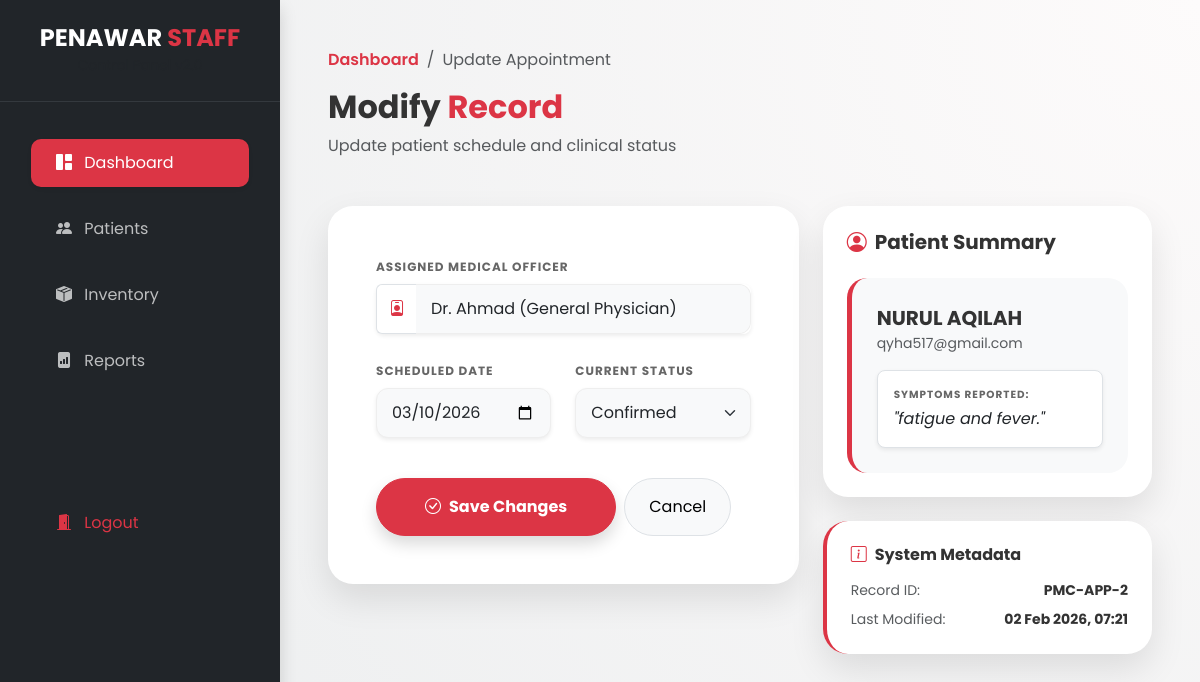
Page /clinic_system/edit_appointment.php?id=2 (signed in) on the committed database.
### tables this page shows
CREATE TABLE `appointments` (
  `id` int(11) NOT NULL,
  `patient_id` int(11) NOT NULL,
  `doctor_name` varchar(100) DEFAULT NULL,
  `appointment_date` date NOT NULL,
  `appointment_time` time NOT NULL,
  `symptoms` text DEFAULT NULL,
  `status` enum('pending','confirmed','completed','cancelled') DEFAULT 'pending',
  `clinical_notes` text DEFAULT NULL
);

CREATE TABLE `users` (
  `id` int(11) NOT NULL,
  `name` varchar(255) NOT NULL,
  `email` varchar(255) NOT NULL,
  `password` varchar(255) NOT NULL,
  `role` enum('staff','patient') DEFAULT 'patient',
  `profile_pic` varchar(255) DEFAULT NULL,
  `created_at` timestamp NOT NULL DEFAULT current_timestamp(),
  `staff_id` varchar(50) DEFAULT NULL,
  `username` varchar(100) DEFAULT NULL,
  `phone` varchar(20) DEFAULT NULL,
  `address` text DEFAULT NULL
);

### clinic_system/edit_appointment.php (the view, shortened to what this page needs)
<?php
include 'db.php';
if (isset($_GET['id'])) {
    $id = $_GET['id'];
    $stmt = $pdo->prepare("SELECT appointments.*, users.name, users.email FROM appointments JOIN users ON appointments.patient_id = users.id WHERE appointments.id = ?");
    $stmt->execute([$id]);
    $appointment = $stmt->fetch();
}
?>
<!DOCTYPE html>
<html lang="en">
<head>
    <link href="https://cdn.jsdelivr.net/npm/bootstrap@5.3.0/dist/css/bootstrap.min.css" rel="stylesheet">
    <link rel="stylesheet" href="https://cdn.jsdelivr.net/npm/bootstrap-icons@1.11.0/font/bootstrap-icons.css">
</head>
<body>
<div class="d-flex">
    <nav id="sidebar" class="d-none d-md-block shadow">
        <div class="p-4 text-center border-bottom border-secondary border-opacity-25">
            <h4 class="fw-bold mb-0">PENAWAR <span class="text-danger">STAFF</span></h4>
            <small class="text-muted">Control Panel v2.0</small>
        </div>
        <div class="p-3">
            <ul class="nav flex-column mt-3">
                <li class="nav-item mb-2">
                    <a href="staff_dashboard.php" class="nav-link active shadow-sm">
                        <i class="bi bi-grid-1x2-fill me-2"></i> Dashboard
                    </a>
                </li>
                <li class="nav-item mb-2">
                    <a href="manage_patients.php" class="nav-link">
                        <i class="bi bi-people-fill me-2"></i> Patients
                    </a>
                </li>
                <li class="nav-item mb-2">
                    <a href="inventory.php" class="nav-link">
                        <i class="bi bi-box-seam-fill me-2"></i> Inventory
                    </a>
                </li>
                <li class="nav-item mb-2">
                    <a href="reports.php" class="nav-link">
                        <i class="bi bi-file-bar-graph-fill me-2"></i> Reports
                    </a>
                </li>
                <li class="nav-item mt-5 pt-5">
                    <a href="login.php" class="nav-link text-danger">
                        <i class="bi bi-door-open-fill me-2"></i> Logout
                    </a>
                </li>
            </ul>
        </div>
    </nav>
    <div class="flex-grow-1 p-4 p-md-5">
        <header class="mb-5">
            <nav aria-label="breadcrumb">
                <ol class="breadcrumb">
                    <li class="breadcrumb-item"><a href="staff_dashboard.php">Dashboard</a></li>
                    <li class="breadcrumb-item active" aria-current="page">Update Appointment</li>
                </ol>
            </nav>
            <h2 class="fw-bold">Modify <span class="text-danger">Record</span></h2>
            <p class="text-muted">Update patient schedule and clinical status</p>
        </header>
        <div class="row g-4">
            <div class="col-lg-7">
                <div class="glass-card p-4 p-md-5">
                    <form method="POST">
                        <div class="mb-4">
                            <label class="form-label">Assigned Medical Officer</label>
                            <div class="input-group shadow-sm rounded-3">
                                <span class="input-group-text bg-white border-end-0"><i class="bi bi-person-badge text-danger"></i></span>
                                <input type="text" name="doctor_name" class="form-control border-start-0" value="<?= htmlspecialchars($appointment['doctor_name']) ?>" required>
                            </div>
                        </div>
                        <div class="row mb-4">
                            <div class="col-md-6">
                                <label class="form-label">Scheduled Date</label>
                                <input type="date" name="appointment_date" class="form-control shadow-sm" value="<?= $appointment['appointment_date'] ?>" required>
                            </div>
                            <div class="col-md-6">
                                <label class="form-label">Current Status</label>
                                <select name="status" class="form-select shadow-sm">
                                    <option value="confirmed" <?= $appointment['status'] == 'confirmed' ? 'selected' : '' ?>>Confirmed</option>
                                </select>
                            </div>
                        </div>
                        <div class="d-flex gap-2 pt-3">
                            <button type="submit" class="btn btn-danger px-5 py-3 rounded-pill fw-bold shadow">
                                <i class="bi bi-check-circle me-2"></i>Save Changes
                            </button>
                            <a href="staff_dashboard.php" class="btn btn-light px-4 py-3 rounded-pill border">Cancel</a>
                        </div>
                    </form>
                </div>
            </div>
            <div class="col-lg-5">
                <div class="glass-card p-4 mb-4">
                    <h5 class="fw-bold mb-4"><i class="bi bi-person-circle me-2 text-danger"></i>Patient Summary</h5>
                    <div class="patient-info-tile">
                        <div class="fw-bold fs-5 text-uppercase"><?= htmlspecialchars($appointment['name']) ?></div>
                        <div class="text-muted small mb-3"><?= htmlspecialchars($appointment['email']) ?></div>
                        <div class="p-3 bg-white rounded-3 border shadow-sm">
                            <span class="form-label d-block mb-1" style="font-size: 0.65rem;">Symptoms Reported:</span>
                            <p class="mb-0 text-dark" style="font-style: italic;">"<?= htmlspecialchars($appointment['symptoms']) ?>."</p>
                        </div>
                    </div>
                </div>
                <div class="glass-card p-4 border-start border-danger border-4">
                    <h6 class="fw-bold mb-3"><i class="bi bi-info-square me-2 text-danger"></i>System Metadata</h6>
                    <div class="d-flex justify-content-between mb-2">
                        <span class="text-muted small">Record ID:</span>
                        <span class="fw-bold small">PMC-APP-<?= $appointment['id'] ?></span>
                    </div>
                    <div class="d-flex justify-content-between">
                        <span class="text-muted small">Last Modified:</span>
                        <span class="fw-bold small"><?= date('d M Y, H:i') ?></span>
                    </div>
                </div>
            </div>
        </div>
    </div>
</div>
</body>
</html>

### clinic_system/edit_appointment.php (style rules this page uses)
:root { --pmc-red: #dc3545; --pmc-dark: #1a1a1a; --pmc-sidebar: #212529; }
body { font-family: 'Poppins', sans-serif; background: radial-gradient(circle at top right, #fdfbfb 0%, #ebedee 100%); background-attachment: fixed; color: #333; }
#sidebar { min-width: 280px; max-width: 280px; background: var(--pmc-sidebar); min-height: 100vh; color: white; transition: all 0.3s; position: sticky; top: 0; }
.nav-link { color: rgba(255,255,255,0.7); padding: 12px 25px; margin: 5px 15px; border-radius: 10px; transition: 0.3s; }
.nav-link:hover, .nav-link.active { background: var(--pmc-red); color: white !important; }
.glass-card { background: white; border-radius: 25px; border: none; box-shadow: 0 15px 35px rgba(0,0,0,0.1); }
.form-label { font-size: 0.75rem; text-transform: uppercase; letter-spacing: 1px; color: #666; font-weight: 700; }
.form-control, .form-select { border-radius: 12px; padding: 12px 15px; border: 1px solid #eee; background-color: #f8f9fa; }
.patient-info-tile { background: #f8f9fa; border-radius: 20px; padding: 25px; border-left: 5px solid var(--pmc-red); }
.breadcrumb-item a { color: var(--pmc-red); text-decoration: none; font-weight: 600; }

### rows in the picture
appointments: doctor_name "Dr. Ahmad (General Physician)", appointment_date "03/10/2026", status "Confirmed", patient.name "NURUL AQILAH", patient.email "qyha517@gmail.com", symptoms "fatigue and fever", id "2"
